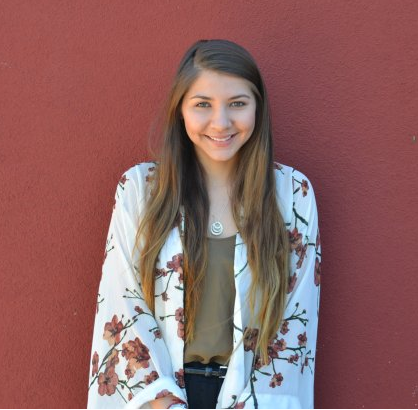
//> input picture HarrisCornerDetect/bin/hello.png, 418 x 410 px
$ ./main   (built with g++ and OpenCV 4)
//> lines starting //> are read from the running program, lines starting //| are printed output that depends on the picture
#include <iostream>
#include <math.h>
#include "../3rdparty/include/opencv.hpp"

using namespace std;
using namespace cv;
#pragma comment(lib, "opencv_highgui249d.lib")
#pragma comment(lib, "opencv_imgproc249d.lib")
#pragma comment(lib, "opencv_core249d.lib")
#pragma comment(lib, "opencv_highgui249.lib")
#pragma comment(lib, "opencv_imgproc249.lib")
#pragma comment(lib, "opencv_core249.lib")

void maximumValue(Mat src , int radius, Mat& dst)
{
	for(int row = 0; row< src.rows; row++)
	{
		for (int col = 0; col< src.cols; col++)
		{
			float maximum = 0;
			for (int win_x = -radius; win_x <= radius; win_x++)
			{
				int newRow = win_x + row;
				if(newRow >= 0 && newRow < src.rows)
				{
					for (int win_y = -radius; win_y<= radius; win_y++)
					{
						int newCol = win_y + col;
						if(newCol >=0 && newCol < src.cols)
						{
							//printf("%f ",src.at<float>(newRow,newCol));
							if (maximum < src.at<float>(newRow,newCol))
							{
								maximum = src.at<float>(newRow,newCol);
							}
						}
					}
				}

			}
			dst.at<float>(row,col) = maximum;
		}
	}
}

void calculateKernel(Mat src,float** kernel,Mat dst, int winSize)
{
	for (int row = 0; row < src.rows; row++)
	{
		for (int col = 0 ; col< src.cols; col++)
		{
			int sum = 0;
			for (int win_x = -winSize; win_x<=winSize ;win_x++)
			{
				int newRow = row+win_x;
				if(newRow>=0 &&newRow<src.rows)
				{
					for (int win_y = -winSize; win_y<=winSize; win_y++)
					{
						int newCol = col+win_y;
						if ( newCol >=0 && newCol<src.cols)
						{
							sum += src.at<uchar>(newRow,newCol)*kernel[win_x+winSize][win_y+winSize];
						}
					}
				}

			}
			dst.at<float>(row,col) = sum;
		}
	}
}

void cons(Mat src1, Mat src2, Mat& dst, float** gaussianKernel, int winSize)
{
	for (int row = 0; row < src1.rows; row++)
	{
		for (int col = 0 ; col< src1.cols; col++)
		{
			float sum = 0;
			for (int win_x = -winSize; win_x<=winSize ;win_x++)
			{
				int newRow = row+win_x;
				if(newRow>=0 &&newRow<src1.rows)
				{
					for (int win_y = -winSize; win_y<=winSize; win_y++)
					{
						int newCol = col+win_y;
						if ( newCol >=0 && newCol<src1.cols)
						{
							sum += src1.at<float>(newRow,newCol)*src2.at<float>(newRow,newCol)*gaussianKernel[win_x+winSize][win_y+winSize];
						}
					}
				}

			}
			dst.at<float>(row,col) = sum;
		}
	}
}
int main(int argc, char** argv)
{
	const char* filename = argc >= 2 ? argv[1] : "hello.png";
	Mat src = imread(filename,1);
//> src is the input picture: 410 rows x 418 cols, CV_8UC3; mean B, G, R 97.9, 98.6, 142.1
	if(src.empty())
	{
		cout << "can not open " << filename << endl;
		return -1;
	}
	Mat dst, cdst;
	namedWindow("hello1");
	imshow("hello1",src);
	int width = src.cols;
//> width = 418
	int height = src.rows;
//> height = 410
	src.copyTo(dst);
	cvtColor(src,src,COLOR_BGR2GRAY);
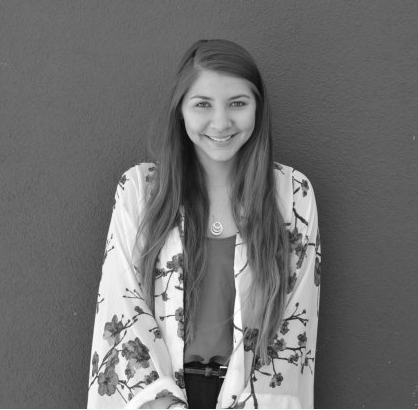
//> src: 410 rows x 418 cols, CV_8UC1; min 8, max 255, mean 111.5


	Mat Ix, Iy, Ixx, Iyy, Ixy, Cim,Mx;


	Ix.create(Size(src.cols,src.rows),CV_32FC1 );
	Iy.create(Size(src.cols,src.rows),CV_32FC1);
	Ixx.create(Size(src.cols,src.rows),CV_32FC1);
	Iyy.create(Size(src.cols,src.rows),CV_32FC1);
	Ixy.create(Size(src.cols,src.rows),CV_32FC1);
	Cim.create(Size(src.cols,src.rows),CV_32FC1);
	Mx.create(Size(src.cols,src.rows),CV_32FC1);

	//float kernelX[3][3] = {{1,0,-1},{1,0,-1},{1,0,-1}};
	//float kernelY[3][3] = {{1,1,1},{0,0,0},{-1,-1,-1}};
	float **kernelX,**kernelY;
	kernelX = new float*[3];
	kernelY = new float*[3];
	for (int i = 0;i< 3;i++)
	{
		kernelX[i] = new float[3];
		kernelY[i] = new float[3];
		for (int j = 0 ;j< 3;j++)
		{
			kernelX[i][j] = 1-j;
			kernelY[i][j] = 1-i;

		}
	}

	calculateKernel(src,kernelX,Ix, 1);
	calculateKernel(src,kernelY,Iy, 1);


	//float gaussianKernel[][6] = {{0.0003,0.0023,0.0062,0.0062,0.0023,0.0003},{0.0023,0.0168,0.0458,0.0458,0.0168,0.0023},{0.0062,0.0458,0.1244,0.1244,0.0458,0.0062},{ 0.0062,0.0458,0.1244,0.1244,0.0458,0.0062},{0.0023,0.0168,0.0458,0.0458,0.0168,0.0023},{0.0003,0.0023,0.0062,0.0062,0.0023,0.0003}};
	float ** gaussianKernel;
	gaussianKernel = new float *[7];
	for (int i = 0 ;i<7 ;i++)
	{
		gaussianKernel[i] = new float[7];
	}


	float arrSum = 0;
	float sigma = 1;
	int win_size = 3;
	for (int i = -win_size ; i <= win_size; i++)
	{
		for (int j = -win_size ; j<= win_size; j++)
		{
			int r = i*i + j*j;
			float k = -r/(2*sigma*sigma);
			gaussianKernel[i+win_size][j+win_size] = exp(k)/sqrt(2*3.1415926*sigma*sigma);

			arrSum += gaussianKernel[i+win_size][j+win_size];
			//printf("%f ",gaussianKernel[i+win_size][j+win_size]);
		}
		//printf("\n");
	}

	for (int i = -win_size ; i <= win_size; i++)
	{
		for (int j = -win_size ; j<= win_size; j++)
		{
			gaussianKernel[i+win_size][j+win_size] /= arrSum;
			//printf("%f ",gaussianKernel[i+win_size][j+win_size]);
		}
		//printf("\n");
	}


	cons(Ix, Ix, Ixx, gaussianKernel,3);
//> after the loop in cons, `for (int row = 0; row < src1.rows; row++)`:
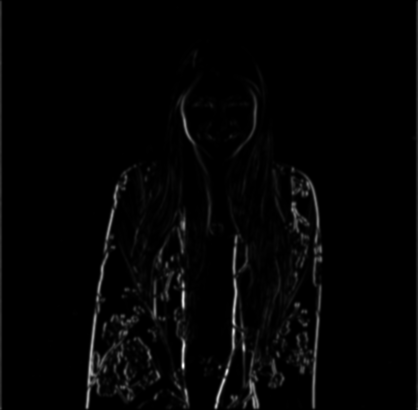
//> dst: 410 rows x 418 cols, CV_32FC1; min 0.0178, max 204612.9, mean 3700.2; drawn with min black and max white
	cons(Iy, Iy, Iyy, gaussianKernel,3);
//> call 2 of cons, with winSize = 3
//> after the loop in cons (call 2), `for (int row = 0; row < src1.rows; row++)`:
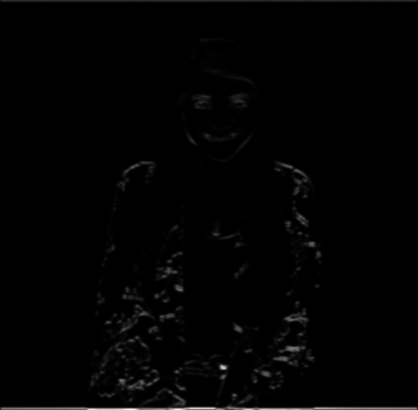
//> dst: 410 rows x 418 cols, CV_32FC1; min 0.0133, max 229688.9, mean 2377.4; drawn with min black and max white
	cons(Ix, Iy, Ixy, gaussianKernel,3);
//> call 3 of cons, with winSize = 3
//> after the loop in cons (call 3), `for (int row = 0; row < src1.rows; row++)`:
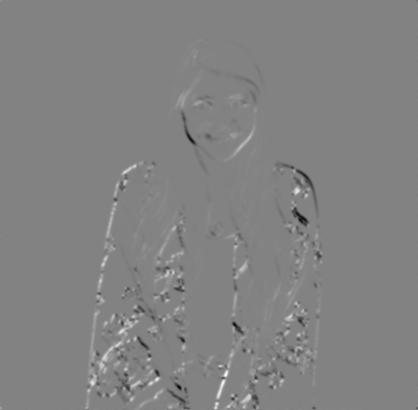
//> dst: 410 rows x 418 cols, CV_32FC1; min -54026, max 51461, mean 114.4; drawn with min black and max white

	for (int row = 0; row < src.rows; row++)
	{
		for (int col = 0 ; col< src.cols; col++)
		{
			Cim.at<float>(row,col) = ( Ixx.at<float>(row,col)*
			Iyy.at<float>(row,col) - Ixy.at<float>(row,col)*
			Ixy.at<float>(row,col) ) / ( Ixx.at<float>(row,col)
			+ Iyy.at<float>(row,col) + 1e-4 );
			//printf("%6.2f  ",Cim.at<float>(row,col));
		}
		//printf("\n");
	}
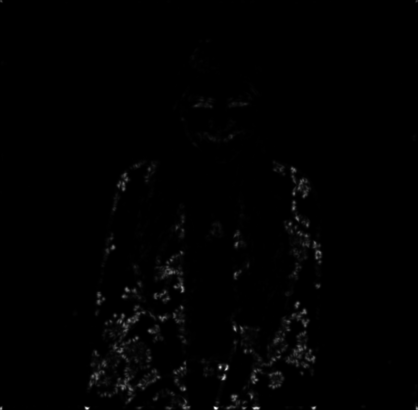
//> Cim: 410 rows x 418 cols, CV_32FC1; min 0.00615, max 42038.7, mean 337; drawn with min black and max white

	int radius = 2;
	int thresh = 1000;
	int sze = 2*radius +1;


	maximumValue(Cim, radius, Mx);
//> after the loop in maximumValue, `for(int row = 0; row< src.rows; row++)`:
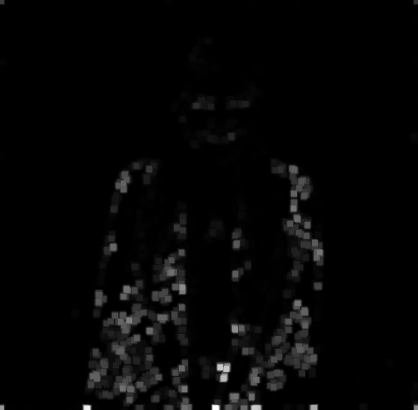
//> dst: 410 rows x 418 cols, CV_32FC1; min 1.15, max 42038.7, mean 960.6; drawn with min black and max white

	for (int i = 0 ;i< Cim.rows ;i++)
	{
		for (int j = 0; j< Cim.cols; j++)
		{
			if (Cim.at<float>(i,j) == Mx.at<float>(i,j) && Cim.at<float>(i,j)> thresh)
			{
				circle(dst,Point(j,i),2,Scalar(0,0,255),3);
			}

		}
		cout <<endl;
	}
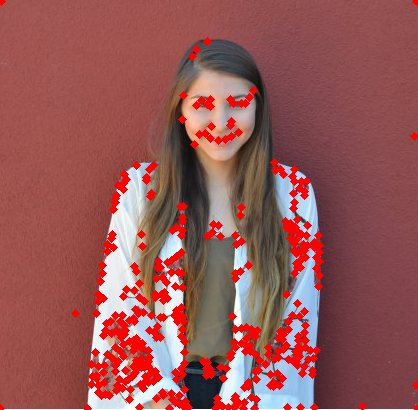
//> dst: 410 rows x 418 cols, CV_8UC3; mean B, G, R 86, 87, 150.8
	//sze = 2*radius+1;,,,,   % Size of mask.
	//	mx = ordfilt2(cim,sze^2,ones(sze)); % Grey-scale dilate. maximum filter
	//	cim = (cim==mx)&(cim>thresh);,   % Find maxima.

	//	[r,c] = find(cim);,,,,  % Find row,col coords.
	//cout<<Mx<<endl;
	imshow("dst",dst);
	waitKey(0);
	return 0;
}

$ run again, with HarrisCornerDetect/bin/4.png copied over HarrisCornerDetect/bin/hello.png
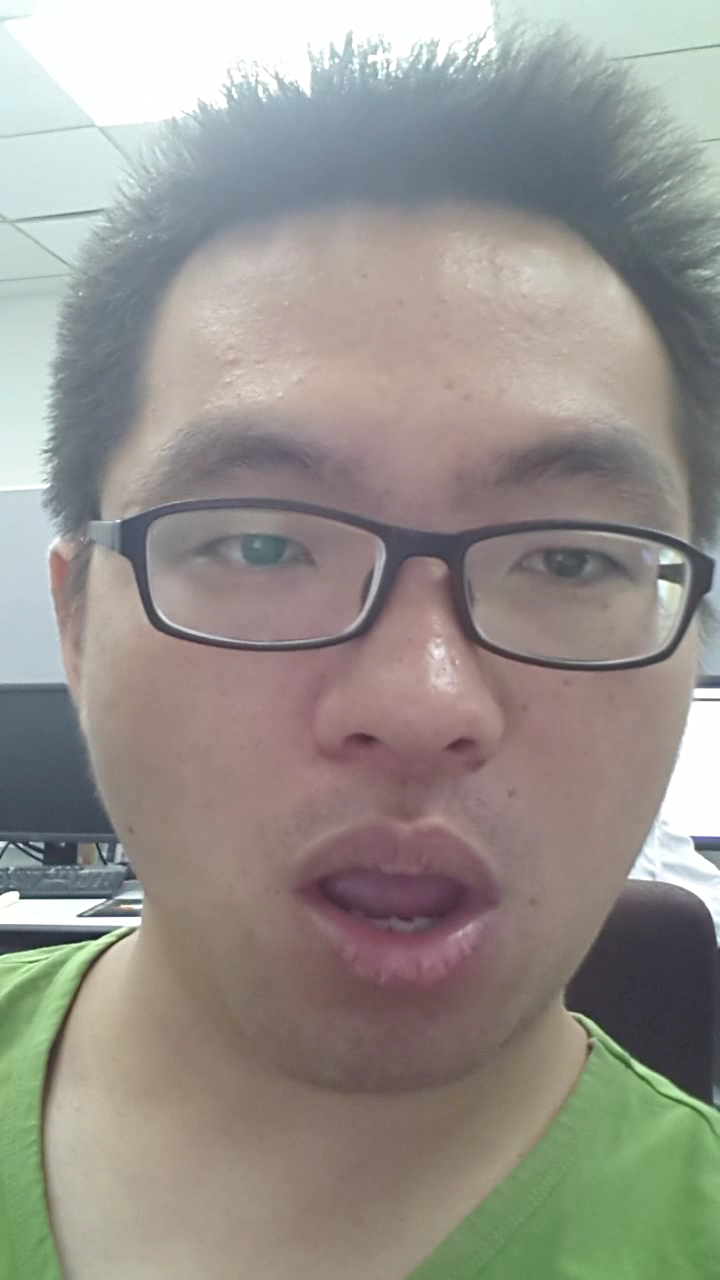
//> input picture HarrisCornerDetect/bin/4.png, 720 x 1280 px
//> src is the input picture: 1280 rows x 720 cols, CV_8UC3; mean B, G, R 140.1, 146.2, 150.2
//> src: 1280 rows x 720 cols, CV_8UC1
//> after the loop in cons (call 3), `for (int row = 0; row < src1.rows; row++)`:
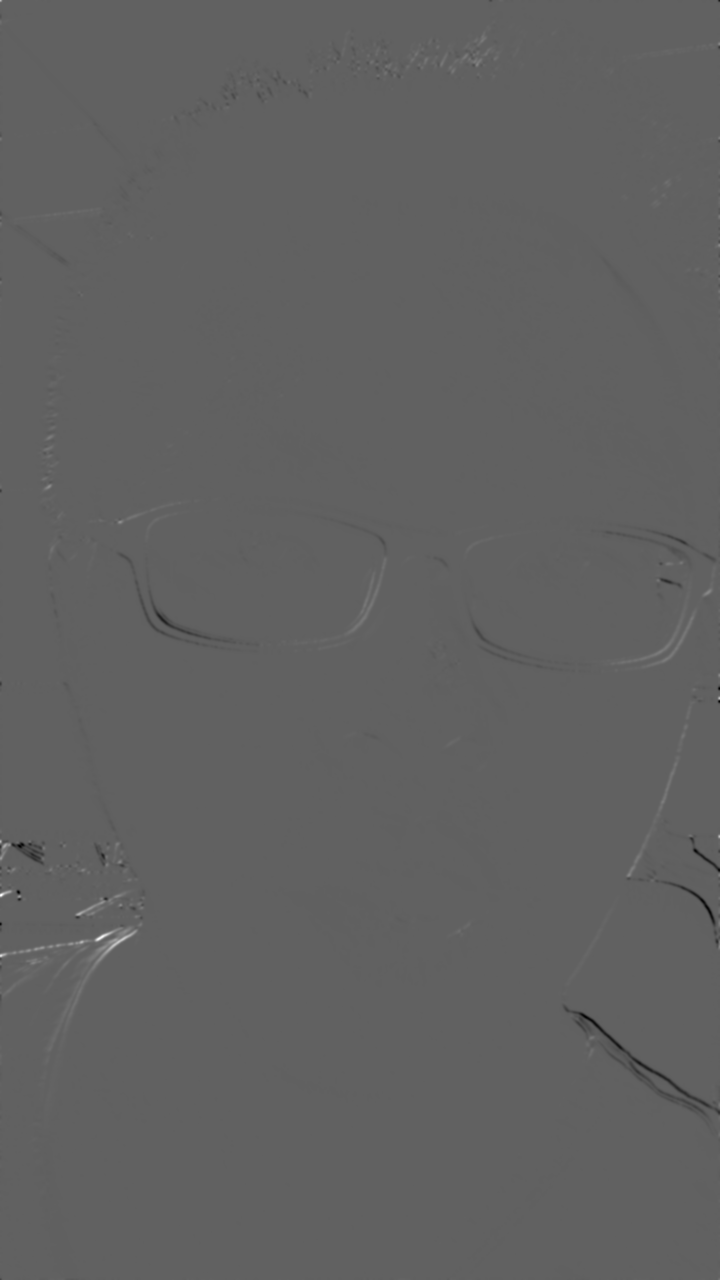
//> dst: 1280 rows x 720 cols, CV_32FC1; min -41866.1, max 68141.4, mean -4.2; drawn with min black and max white
//> after the loop `for (int i = 0 ;i< Cim.rows ;i++)`:
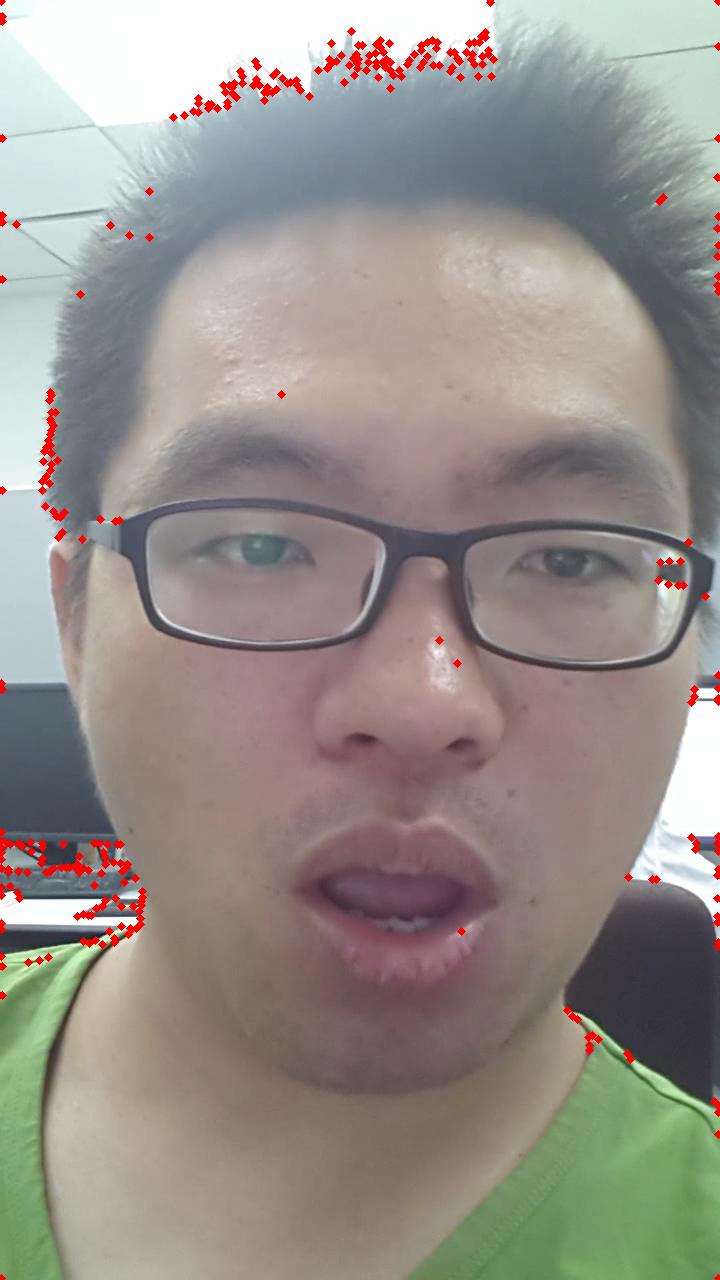
//> dst: 1280 rows x 720 cols, CV_8UC3; mean B, G, R 137.8, 143.8, 151.3

$ run again, with HarrisCornerDetect/bin/bat.jpg saved as HarrisCornerDetect/bin/hello.png
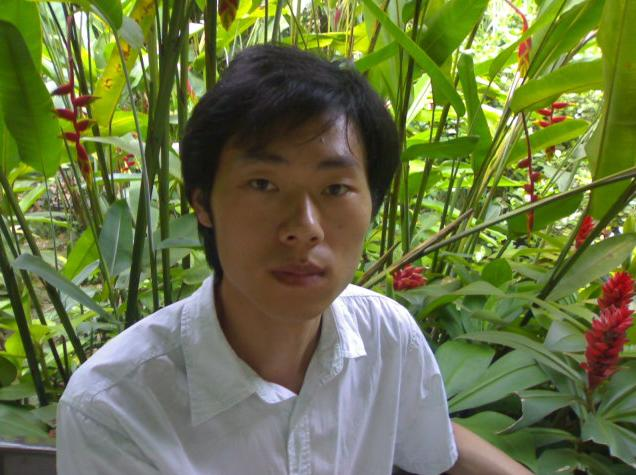
//> input picture HarrisCornerDetect/bin/bat.jpg, 636 x 475 px
//> src is the input picture: 475 rows x 636 cols, CV_8UC3; mean B, G, R 69.6, 116.6, 106.5
//> src: 475 rows x 636 cols, CV_8UC1
//> after the loop `for (int row = 0; row < src.rows; row++)`:
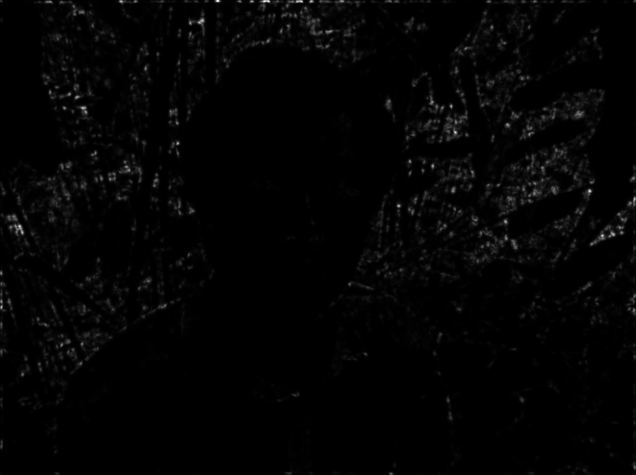
//> Cim: 475 rows x 636 cols, CV_32FC1; min 0, max 35320.8, mean 556.5; drawn with min black and max white
//> after the loop `for (int i = 0 ;i< Cim.rows ;i++)`:
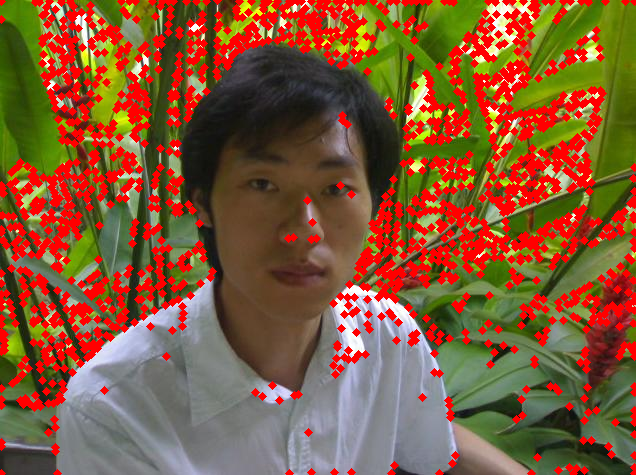
//> dst: 475 rows x 636 cols, CV_8UC3; mean B, G, R 54.4, 88, 132
